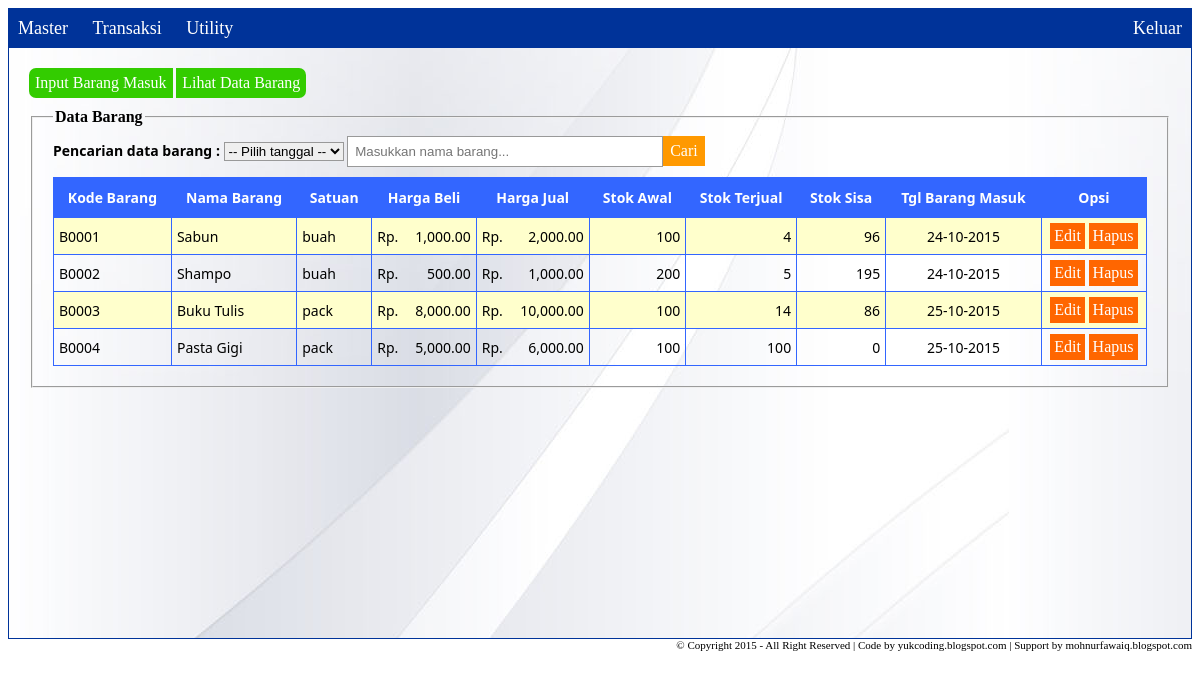
The app's page /?page=barang&action=view (signed in) with its own data.
### tables this page shows
CREATE TABLE IF NOT EXISTS `tb_barang` (
  `kode_barang` varchar(20) NOT NULL,
  `nama_barang` varchar(100) NOT NULL,
  `satuan` varchar(50) NOT NULL,
  `harga_beli` varchar(100) NOT NULL,
  `harga_jual` varchar(100) NOT NULL,
  `stok_awal` varchar(15) NOT NULL,
  `stok_terjual` varchar(15) NOT NULL,
  `stok_sisa` int(11) NOT NULL,
  `tanggal` varchar(12) NOT NULL
);

### inc/barang.php (the view, shortened to what this page needs)
<?php
if(@$_SESSION['admin']) { ?>
	<a href="?page=barang&action=input"><button style="border-top-left-radius:7px; border-bottom-left-radius:7px;">Input Barang Masuk</button></a>
<?php } ?>
<a href="?page=barang&action=view"><button style="border-top-right-radius:7px; border-bottom-right-radius:7px;">Lihat Data Barang</button></a>
<div style="margin-top:10px;">
<?php
if(@$_GET['action'] == 'input')
{
	include "tambah_barang.php";
}
else if(@$_GET['action'] == 'view')
{
	?>
    <fieldset class="utama">
    <legend>Data Barang</legend>
    	<b>Pencarian data barang :</b> <?php include "cari_barang_dgn_tgl.php"; ?> <input type="text" class="pencarian" id="pencarianbarang" placeholder="Masukkan nama barang..." /><button class="cari" id="caribarang">Cari</button>
        <table class="data" style="margin-top:10px;">
        <thead>
        <tr>
        	<th>Kode Barang</th>
            <th>Nama Barang</th>
            <th>Satuan</th>
            <th colspan="2">Harga Beli</th>
            <th colspan="2">Harga Jual</th>
            <th>Stok Awal</th>
            <th>Stok Terjual</th>
            <th>Stok Sisa</th>
            <th>Tgl Barang Masuk</th>
            <?php if(@$_SESSION['admin']) { ?>
	            <th>Opsi</th>
	        <?php } ?>
        </tr>
        </thead>
        <tbody id="barang">
        <?php
		$sql = mysql_query("select * from tb_barang") or die (mysql_error());
		$cek = mysql_num_rows($sql);
		if($cek < 1)
		{
			?>
            <tr>
            	<td colspan="12" style="padding:10px;">Data tidak ditemukan</td>
            </tr>
            <?php
		}
		else
		{
			while($data = mysql_fetch_array($sql))
			{
			?>
			<tr>
				<td><?php echo $data['kode_barang']; ?></td>
				<td><?php echo $data['nama_barang']; ?></td>
				<td><?php echo $data['satuan']; ?></td>
				<td>Rp. </td><td align="right" style="border-left:0;"><?php echo number_format($data['harga_beli'], 2, ".", ","); ?></td>
				<td>Rp. </td><td align="right" style="border-left:0;"><?php echo number_format($data['harga_jual'], 2, ".", ","); ?></td>
				<td align="right"><?php echo $data['stok_awal']; ?></td>
				<td align="right"><?php echo $data['stok_terjual']; ?></td>
				<td align="right"><?php echo $data['stok_sisa']; ?></td>
				<td align="center"><?php echo $data['tanggal']; ?></td>
				<?php if(@$_SESSION['admin']) { ?>
					<td><a href="?page=barang&action=edit&id=<?php echo $data['kode_barang']; ?>"><button>Edit</button></a> <a onclick="return confirm('Yakin ingin menghapus data ?');" href="?page=barang&action=hapus&id=<?php echo $data['kode_barang']; ?>"><button>Hapus</button></a></td>
				<?php } ?>
			</tr>
			<?php
			}
		}
		?>
        </tbody>
		</table>
    </fieldset>
    <?php
}
?>
</div>

### index.php (shortened to what this page needs)
<!DOCTYPE html>
<html>
<head>
    <link rel="stylesheet" href="style/style.css" />
    <link rel="stylesheet" href="style/jquery-ui.css" />
</head>
<body>
	<nav>
    	<ul>
        <?php if(@$_SESSION['admin'] || @$_SESSION['kasir']) { ?>
        	<li class="utama"><a href="">Master</a>
            </li>
            <li class="utama"><a href="">Transaksi</a>
            </li>
            <li class="utama"><a href="">Utility</a>
            </li>
            <li class="utama" style="float:right;"><a href="?page=logout">Keluar</a></li>
        <?php } else {
				?> <li class="utama"><a href="?page=login">Silahkan login terlebih dahulu</a></li>
			<?php } ?>
        </ul>
    </nav>
    <main>
    	<?php
		if(@$_GET['page'] == '') {
			if(@$_SESSION['admin'] || @$_SESSION['kasir']) {
				?> <title>Halaman Utama</title>
                <div style="text-align:center; font-size:30px;">
                	<div style="font-size:50px; font-family:impact;">TOSERBA YUKCODING</div>
                    Jl. Panunggulan 17B Pati Jawa Tengah<br>
                    Hp. 085 786 447 406
                </div> <?php
			} else {
				?><script>window.location.href="?page=login";</script<?php
			}
		} else if(@$_GET['page'] == "logout") {
			include "inc/logout.php";
		} else if(@$_GET['page'] == "barang") {
			include "inc/barang.php";
		} else if(@$_GET['page'] == "petugas") {
            if(@$_SESSION['admin']) {
    			include "inc/petugas.php";
            } else {
                echo "Akses hanya untuk admin !";
            }
		} else if(@$_GET['page'] == "penjualan") {
			include "inc/penjualan.php";
		} else if(@$_GET['page'] == "login") {
            include "inc/login.php";
        } else if(@$_GET['page'] == "akun") {
            include "inc/akun.php";
        } ?>
    </main>
    <footer>
    	&copy; Copyright 2015 - All Right Reserved | Code by yukcoding.blogspot.com | Support by mohnurfawaiq.blogspot.com
    </footer>
</body>
</html>

### inc/cari_barang_dgn_tgl.php (shortened to what this page needs)
<select id="cari_barang_dgn_tgl">
	<option value="">-- Pilih tanggal --</option>
</select>

### style/style.css (style rules this page uses)
body { font-family:"Segoe UI", Arial; font-size:14px; }
nav { background-color:#039; font-family:"Franklin Gothic Medium", "Franklin Gothic Demi", "Franklin Gothic Book"; font-size:18px; }
nav ul { margin:0; padding:0; list-style:none; }
nav ul li { display:inline-table; }
nav ul li a { line-height:40px; display:block; padding:0 10px; text-decoration:none; color:#fff; }
main { border:1px solid #039; border-top:0; min-height:550px; padding:20px; background-image:url(../img/bg.jpg); }
footer { text-align:right; font-family:"Franklin Gothic Medium", "Franklin Gothic Demi", "Franklin Gothic Book"; font-size:11px; }
input[type="text"], input[type="password"], input[type="number"], textarea { border:1px solid #999; padding:5px; width:200px; }
input.pencarian { padding:7px; width:300px; }
button.cari { padding:6px 7px 6px 7px; background-color:#f90; }
button { padding:6px; border:0; color:#fff; font-size:16px; background-color:#3c0; font-family:"Franklin Gothic Medium", "Franklin Gothic Demi", "Franklin Gothic Book"; }
table.data { border-collapse:collapse; width:100%; }
table.data tr:nth-child(odd) { background-color:#ffc; }
table.data th { padding:10px; background-color:#36f; color:#fff; border:1px solid #36f; }
table.data td { padding:5px; border-left:1px solid #36f; border-bottom:1px solid #36f; }
table.data td:last-child { text-align:center; border-right:1px solid #36f; }
table.data button, table button { padding:4px; border:0; color:#fff; background-color:#f60; font-family:"Franklin Gothic Medium", "Franklin Gothic Demi", "Franklin Gothic Book"; }
fieldset.utama { padding:10px 20px 20px 20px; }
legend { font-family:"Franklin Gothic Medium", "Franklin Gothic Demi", "Franklin Gothic Book"; font-size: 16px; font-weight: bold; }
select { border:1px solid #999; }
option { padding:6px; }

### records on screen
tb_barang: kode_barang "B0001", nama_barang "Sabun", satuan "buah", harga_beli "1,000.00", harga_jual "2,000.00", stok_awal "100", stok_terjual "4", stok_sisa "96", tanggal "24-10-2015"
tb_barang: kode_barang "B0002", nama_barang "Shampo", satuan "buah", harga_beli "500.00", harga_jual "1,000.00", stok_awal "200", stok_terjual "5", stok_sisa "195", tanggal "24-10-2015"
tb_barang: kode_barang "B0003", nama_barang "Buku Tulis", satuan "pack", harga_beli "8,000.00", harga_jual "10,000.00", stok_awal "100", stok_terjual "14", stok_sisa "86", tanggal "25-10-2015"
tb_barang: kode_barang "B0004", nama_barang "Pasta Gigi", satuan "pack", harga_beli "5,000.00", harga_jual "6,000.00", stok_awal "100", stok_terjual "100", stok_sisa "0", tanggal "25-10-2015"
